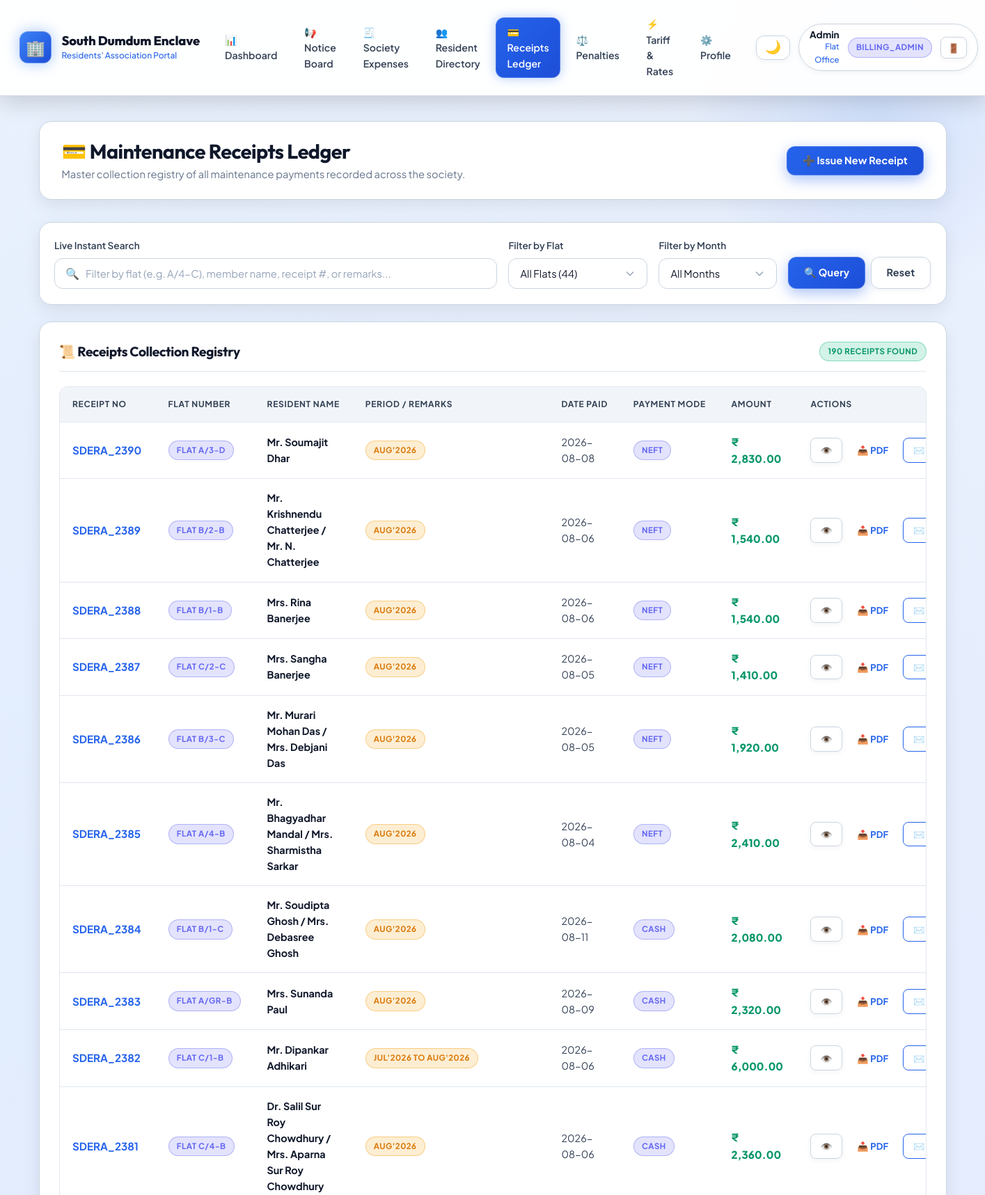
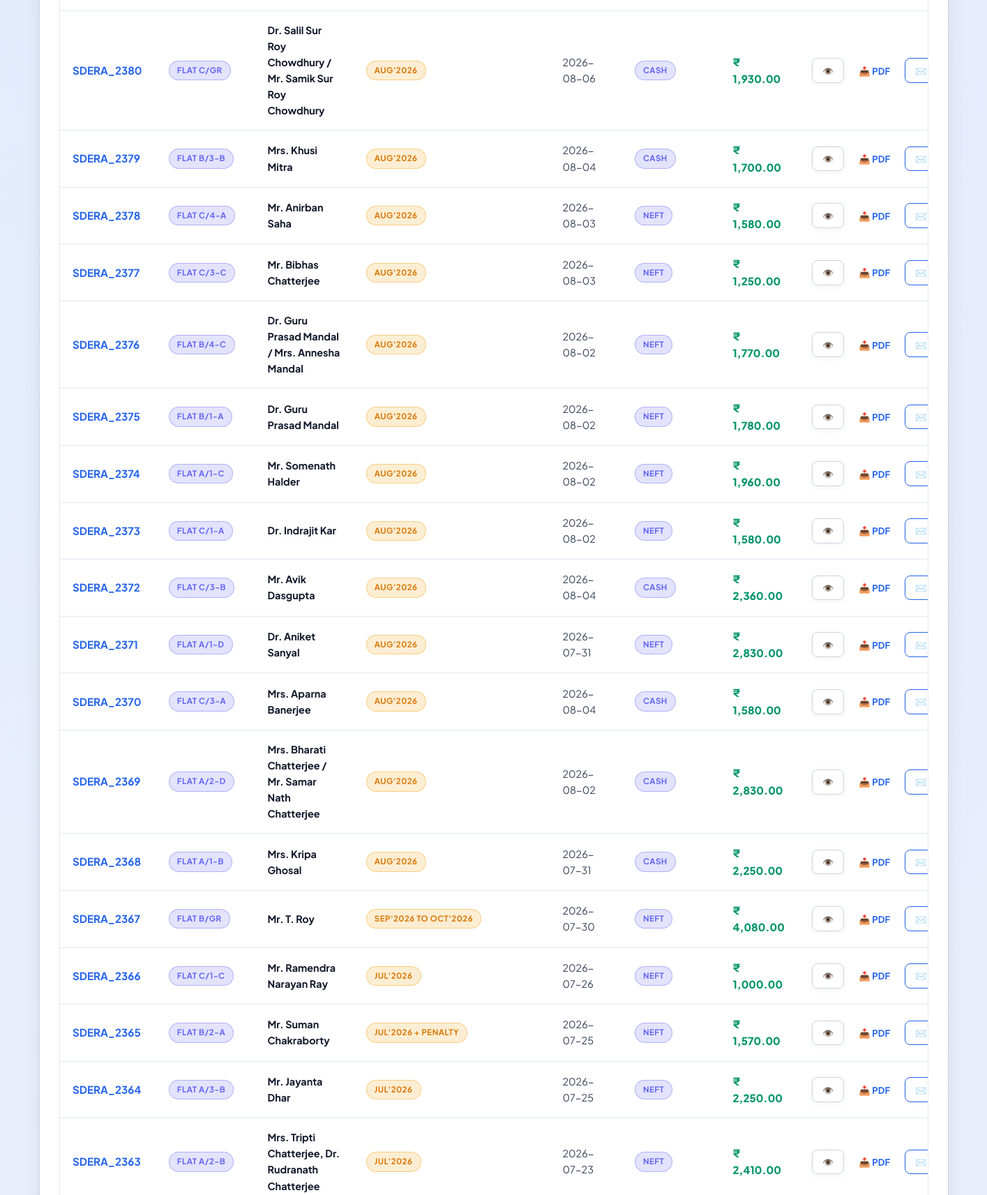
The app's page /admin/receipts (signed in, upper part) with its own data (2 pictures, top to bottom).
### tables this page shows
CREATE TABLE tbl_receipts (
    receipt_no INTEGER PRIMARY KEY,
    flat_no TEXT,
    member_name TEXT,
    amount REAL,
    pymnt_mode TEXT,
    subscription_type TEXT,
    remarks TEXT,
    payment_date TEXT,
    receipt_date TEXT,
    coverage_start TEXT,
    coverage_end TEXT
);

### app.py (the view)
@app.route('/admin/receipts')
@roles_required('super_admin', 'billing_admin', 'president', 'secretary', 'treasurer', 'caretaker')
def admin_receipts():
    flat_filter = request.args.get('flat', '').strip()
    month_filter = request.args.get('month', '').strip()
    search_q = request.args.get('q', '').strip()
    query = "SELECT * FROM tbl_receipts WHERE 1=1"
    params = []
    if flat_filter:
        query += " AND flat_no = %s"
        params.append(flat_filter)
    if month_filter:
        query += " AND remarks LIKE %s"
        params.append(f"%{month_filter}%")
    if search_q:
        query += " AND (flat_no LIKE %s OR member_name LIKE %s OR remarks LIKE %s OR receipt_no = %s)"
        params.extend([f"%{search_q}%", f"%{search_q}%", f"%{search_q}%", search_q if search_q.isdigit() else 0])
    query += " ORDER BY receipt_no DESC"
    receipts = query_db(query, params)
    all_flats = query_db("SELECT flat_no, member_name FROM tbl_membership ORDER BY flat_no")
    return render_template(
        'admin_receipts.html',
        receipts=receipts,
        all_flats=all_flats,
        flat_filter=flat_filter,
        month_filter=month_filter,
        search_q=search_q
    )

### app.py (called while the page is built)
@app.after_request
def set_response_headers(response):
    if request.path.startswith('/static/'):
        response.headers['Cache-Control'] = 'public, max-age=0, must-revalidate'
    return response

@app.context_processor
def inject_globals():
    user = session.get('user')
    if not isinstance(user, dict):
        user = None
    is_admin = bool(user and (user.get('role') in ADMIN_ROLES or user.get('is_admin', False)))
    is_exec = bool(user and (user.get('role') in EXECUTIVE_ROLES or user.get('is_admin', False)))
    is_billing_admin = bool(user and (user.get('role') in {'super_admin', 'billing_admin'} or user.get('username') == 'admin'))
    return {
        'config': Config,
        'now': datetime.now(),
        'current_user': user,
        'is_admin': is_admin,
        'is_executive': is_exec,
        'is_billing_admin': is_billing_admin,
        'asset_version': '2.1.2'
    }

def roles_required(*allowed_roles):
    def decorator(f):
        @wraps(f)
        def decorated_function(*args, **kwargs):
            user = session.get('user')
            if not user or not isinstance(user, dict):
                session.pop('user', None)
                flash('Please log in to continue.', 'warning')
                return redirect(url_for('login', next=request.url))
            user_role = user.get('role', 'MEMBER')
            has_role = (user_role in allowed_roles) or (user_role == 'super_admin') or (user.get('username') == 'admin')
            if not has_role:
                flash('Access Denied: You do not have permission to view this resource.', 'danger')
                return redirect(url_for('dashboard'))
            return f(*args, **kwargs)
        return decorated_function
    return decorator

### database.py (called while the page is built, shortened)
def get_writable_sqlite_path():
    global _WRITABLE_SQLITE_PATH
    if _WRITABLE_SQLITE_PATH and os.path.exists(_WRITABLE_SQLITE_PATH):
        return _WRITABLE_SQLITE_PATH

def get_sqlite_connection():
    db_path = get_writable_sqlite_path()
    conn = sqlite3.connect(db_path)
    conn.row_factory = sqlite3.Row
    conn.create_function('DATE_FORMAT', 2, sqlite_date_format)
    return conn

def determine_engine():
    global _ENGINE_MODE
    if _ENGINE_MODE is not None:
        return _ENGINE_MODE

### templates/admin_receipts.html (shortened to what this page needs)
{% extends 'base.html' %}
{% block content %}
<div class="page-header">
    <div class="page-header-title">
        <h2>💳 Maintenance Receipts Ledger</h2>
        <p>Master collection registry of all maintenance payments recorded across the society.</p>
    </div>
    <div class="page-header-actions">
        <button type="button" class="btn btn-primary" onclick="openModal('createReceiptModal')">
            ➕ Issue New Receipt
        </button>
    </div>
</div>
<div class="card" style="margin-bottom: 1.5rem; padding: 1.35rem;">
    <form method="GET" action="{{ url_for('admin_receipts') }}" style="display: flex; gap: 1rem; align-items: flex-end; flex-wrap: wrap;">
        <div style="flex: 1; min-width: 220px;">
            <label class="form-label" for="liveReceiptSearch">Live Instant Search</label>
            <div class="live-search-box">
                <span class="search-icon">🔍</span>
                <input type="text" id="liveReceiptSearch" name="q" value="{{ search_q or '' }}" class="form-control" placeholder="Filter by flat (e.g. A/4-C), member name, receipt #, or remarks..." data-live-search="#adminReceiptsTable" data-search-counter="#rcptCountBadge" data-clear-btn="clearRcptSearch">
            </div>
        </div>
        <div style="width: 200px;">
            <label class="form-label" for="flat">Filter by Flat</label>
            <select id="flat" name="flat" class="form-select">
                <option value="">All Flats (44)</option>
            </select>
        </div>
        <div style="width: 170px;">
            <label class="form-label" for="month">Filter by Month</label>
            <select id="month" name="month" class="form-select">
                <option value="">All Months</option>
            </select>
        </div>
        <div style="display: flex; gap: 0.5rem;">
            <button type="submit" class="btn btn-primary">🔍 Query</button>
            <a href="{{ url_for('admin_receipts') }}" class="btn btn-secondary">Reset</a>
        </div>
    </form>
</div>
<div class="card">
    <div class="card-header">
        <h3 class="card-title">📜 Receipts Collection Registry</h3>
        <span id="rcptCountBadge" class="badge badge-success">{{ receipts|length }} Receipts Found</span>
    </div>
    <div class="table-container">
        <table class="custom-table" id="adminReceiptsTable">
            <thead>
                <tr>
                    <th>Receipt No</th>
                    <th>Flat Number</th>
                    <th>Resident Name</th>
                    <th>Period / Remarks</th>
                    <th>Date Paid</th>
                    <th>Payment Mode</th>
                    <th>Amount</th>
                    <th>Actions</th>
                </tr>
            </thead>
            <tbody>
                {% for r in receipts %}
                <tr>
                    <td>
                        <strong class="text-highlight-blue" style="font-size: 0.95rem;">SDERA_{{ r.receipt_no }}</strong>
                    </td>
                    <td>
                        <span class="badge badge-info">Flat {{ r.flat_no }}</span>
                    </td>
                    <td>
                        <strong class="text-main">{{ r.member_name }}</strong>
                    </td>
                    <td>
                        <span class="badge badge-warning">{{ r.remarks or 'Monthly' }}</span>
                    </td>
                    <td class="text-secondary">{{ r.payment_date or r.receipt_date }}</td>
                    <td>
                        <span class="badge badge-info">{{ r.pymnt_mode }}</span>
                    </td>
                    <td>
                        <strong class="text-amount-success" style="font-size: 0.95rem;">₹ {{ "{:,.2f}".format(r.amount) }}</strong>
                    </td>
                    <td>
                        <div style="display: flex; gap: 0.4rem;">
                            <a href="{{ url_for('view_receipt', receipt_no=r.receipt_no) }}" class="btn btn-sm btn-secondary" title="View Voucher">
                                👁️
                            </a>
                            <a href="{{ url_for('download_receipt_pdf', receipt_no=r.receipt_no) }}" class="btn btn-sm btn-outline-success" title="Download Official PDF" target="_blank" download>
                                📥 PDF
                            </a>
                            <button type="button" class="btn btn-sm btn-outline-primary" onclick="emailReceiptAjax({{ r.receipt_no }}, this)" title="Email Receipt to Resident">
                                ✉️
                            </button>
                        </div>
                    </td>
                </tr>
                {% else %}
                <tr>
                    <td colspan="8" style="text-align: center; color: var(--text-muted); padding: 2.5rem;">
                        No receipts match your search or filter criteria.
                    </td>
                </tr>
                {% endfor %}
            </tbody>
        </table>
    </div>
</div>
{% endblock %}

### templates/base.html (shortened to what this page needs)
<!DOCTYPE html>
<html lang="en">
<head>
    <link rel="stylesheet" href="{{ url_for('static', filename='css/style.css') }}?v=20260820_v9">
</head>
<body>
    <header class="navbar">
        <div class="navbar-container">
            <a href="{{ url_for('dashboard') if current_user else url_for('login') }}" class="brand-wrapper">
                <div class="brand-logo-badge">🏢</div>
                <div class="brand-info">
                    <h1>South Dumdum Enclave</h1>
                    <p>Residents' Association Portal</p>
                </div>
            </a>
            {% if current_user %}
            <nav class="navbar-nav-desktop">
                <ul class="nav-menu">
                    <li><a href="{{ url_for('dashboard') }}" class="nav-link {% if request.endpoint == 'dashboard' %}active{% endif %}">📊 Dashboard</a></li>
                    <li><a href="{{ url_for('notices_list') }}" class="nav-link {% if request.endpoint == 'notices_list' %}active{% endif %}">📢 Notice Board</a></li>
                    <li><a href="{{ url_for('expenses_list') }}" class="nav-link {% if request.endpoint == 'expenses_list' %}active{% endif %}">🧾 Society Expenses</a></li>
                    {% if is_admin %}
                    <li><a href="{{ url_for('admin_members') }}" class="nav-link {% if request.endpoint == 'admin_members' %}active{% endif %}">👥 Resident Directory</a></li>
                    <li><a href="{{ url_for('admin_receipts') }}" class="nav-link {% if request.endpoint == 'admin_receipts' %}active{% endif %}">💳 Receipts Ledger</a></li>
                    <li><a href="{{ url_for('admin_penalties') }}" class="nav-link {% if request.endpoint == 'admin_penalties' %}active{% endif %}">⚖️ Penalties</a></li>
                    {% endif %}
                    {% if is_billing_admin %}
                    <li><a href="{{ url_for('admin_billing_rates') }}" class="nav-link {% if request.endpoint in ['admin_billing_rates', 'admin_update_unit_rates'] %}active{% endif %}">⚡ Tariff &amp; Rates</a></li>
                    {% endif %}
                    <li><a href="{{ url_for('profile') }}" class="nav-link {% if request.endpoint == 'profile' %}active{% endif %}">⚙️ Profile</a></li>
                </ul>
            </nav>
            <div class="navbar-right">
                <button type="button" class="theme-toggle-btn" onclick="toggleSiteTheme(event)" aria-label="Toggle Light/Dark Theme" title="Toggle Theme">
                    <span class="theme-toggle-icon">☀️</span>
                </button>
                <div class="user-nav-badge navbar-nav-desktop">
                    <div class="user-nav-details">
                        <span class="user-name">{{ current_user.name }}</span>
                        <span class="user-sub">Flat {{ current_user.flat_no }}</span>
                    </div>
                    <span class="badge badge-{{ current_user.role|lower }}">{{ current_user.role }}</span>
                    <a href="{{ url_for('logout') }}" class="btn btn-sm btn-secondary" style="padding: 0.25rem 0.6rem;" title="Sign Out">🚪</a>
                </div>
            </div>
            {% endif %}
        </div>
    </header>
    <main class="main-wrapper">
        {% block content %}{% endblock %}
    </main>
</body>
</html>

### templates/base.html (style rules this page uses)
:root, [data-theme="dark"], html[data-theme="dark"], body[data-theme="dark"] { --font-heading: 'Outfit', -apple-system, BlinkMacSystemFont, 'Segoe UI', Roboto, sans-serif; --font-body: 'Plus Jakarta Sans', -apple-system, BlinkMacSystemFont, 'Segoe UI', Roboto, sans-serif; --primary-50: #eff6ff; --primary-100: #dbeafe; --primary-200: #bfdbfe; --primary-300: #93c5fd; --primary-400: #60a5fa; --primary-500: #3b82f6; --primary-600: #2563eb; --primary-700: #1d4ed8; --primary-800: #1e40af; --primary-900: #1e3a8a; --primary-950: #0f172a; --emerald-500: #10b981; --emerald-600: #059669; --emerald-700: #047857; --amber-500: #f59e0b; --amber-600: #d97706; --amber-700: #b45309; --rose-500: #f43f5e; --rose-600: #e11d48; --rose-700: #be123c; --slate-50: #f8fafc; --slate-100: #f1f5f9; --slate-200: #e2e8f0; --slate-300: #cbd5e1; --slate-400: #94a3b8; --slate-500: #64748b; --slate-600: #475569; --slate-700: #334155; --slate-800: #1e293b; --slate-900: #0f172a; --slate-950: #020617; --radius-sm: 8px; --radius-md: 12px; --radius-lg: 18px; --radius-xl: 26px; --radius-pill: 9999px; --theme-mode: 'dark'; --text-main: #ffffff; --text-secondary: #cbd5e1; --text-muted: #94a3b8; --text-heading: #ffffff; --bg-body: #070b14; --bg-gradient: radial-gradient(circle at 15% 15%, rgba(30, 58, 138, 0.35) 0%, transparent 45%), radial-gradient(circle at 85% 25%, rgba(126, 34, 206, 0.25) 0%, transparent 45%), radial-gradient(circle at 50% 85%, rgba(15, 23, 42, 0.9) 0%, transparent 60%), linear-gradient(180deg, #070b14 0%, #0b1329 50%, #030712 100%); --navbar-bg: rgba(10, 16, 31, 0.88); --navbar-border: rgba(255, 255, 255, 0.1); --surface-card: rgba(15, 23, 42, 0.82); --surface-card-hover: rgba(22, 33, 58, 0.9); --surface-border: rgba(255, 255, 255, 0.1); --surface-border-hover: rgba(59, 130, 246, 0.45); --table-th-bg: rgba(30, 41, 59, 0.88); --table-th-color: #cbd5e1; --table-td-color: #e2e8f0; --table-td-border: rgba(255, 255, 255, 0.06); --form-bg: rgba(15, 23, 42, 0.85); --form-border: rgba(255, 255, 255, 0.15); --form-text: #ffffff; }
:root[data-theme="light"], html[data-theme="light"], body[data-theme="light"], [data-theme="light"] { --theme-mode: 'light'; --text-main: #0f172a; --text-secondary: #334155; --text-muted: #64748b; --text-heading: #0f172a; --bg-body: #f8fafc; --bg-gradient: radial-gradient(circle at 15% 15%, rgba(219, 234, 254, 0.75) 0%, transparent 45%), radial-gradient(circle at 85% 25%, rgba(237, 233, 254, 0.75) 0%, transparent 45%), linear-gradient(180deg, #f8fafc 0%, #edf2f7 50%, #e2e8f0 100%); --navbar-bg: rgba(255, 255, 255, 0.94); --navbar-border: rgba(203, 213, 225, 0.9); --surface-card: #ffffff; --surface-card-hover: #ffffff; --surface-border: #cbd5e1; --surface-border-hover: #2563eb; --table-th-bg: #f1f5f9; --table-th-color: #334155; --table-td-color: #0f172a; --table-td-border: #e2e8f0; --form-bg: #ffffff; --form-border: #cbd5e1; --form-text: #0f172a; }

### records on screen
tbl_receipts: receipt_no "2390", flat_no "A/3-D", member_name "Mr. Soumajit Dhar", remarks "AUG'2026", payment_date "2026-08-08", pymnt_mode "NEFT", amount "2,830.00"
tbl_receipts: receipt_no "2389", flat_no "B/2-B", member_name "Mr. Krishnendu Chatterjee / Mr. N. Chatterjee", remarks "AUG'2026", payment_date "2026-08-06", pymnt_mode "NEFT", amount "1,540.00"
tbl_receipts: receipt_no "2388", flat_no "B/1-B", member_name "Mrs. Rina Banerjee", remarks "AUG'2026", payment_date "2026-08-06", pymnt_mode "NEFT", amount "1,540.00"
tbl_receipts: receipt_no "2387", flat_no "C/2-C", member_name "Mrs. Sangha Banerjee", remarks "AUG'2026", payment_date "2026-08-05", pymnt_mode "NEFT", amount "1,410.00"
tbl_receipts: receipt_no "2386", flat_no "B/3-C", member_name "Mr. Murari Mohan Das / Mrs. Debjani Das", remarks "AUG'2026", payment_date "2026-08-05", pymnt_mode "NEFT", amount "1,920.00"
tbl_receipts: receipt_no "2385", flat_no "A/4-B", member_name "Mr. Bhagyadhar Mandal / Mrs. Sharmistha Sarkar", remarks "AUG'2026", payment_date "2026-08-04", pymnt_mode "NEFT", amount "2,410.00"
tbl_receipts: receipt_no "2384", flat_no "B/1-C", member_name "Mr. Soudipta Ghosh / Mrs. Debasree Ghosh", remarks "AUG'2026", payment_date "2026-08-11", pymnt_mode "CASH", amount "2,080.00"
tbl_receipts: receipt_no "2383", flat_no "A/GR-B", member_name "Mrs. Sunanda Paul", remarks "AUG'2026", payment_date "2026-08-09", pymnt_mode "CASH", amount "2,320.00"
tbl_receipts: receipt_no "2382", flat_no "C/1-B", member_name "Mr. Dipankar Adhikari", remarks "JUL'2026 TO AUG'2026", payment_date "2026-08-06", pymnt_mode "CASH", amount "6,000.00"
tbl_receipts: receipt_no "2381", flat_no "C/4-B", member_name "Dr. Salil Sur Roy Chowdhury / Mrs. Aparna Sur Roy Chowdhury", remarks "AUG'2026", payment_date "2026-08-06", pymnt_mode "CASH", amount "2,360.00"
tbl_receipts: receipt_no "2380", flat_no "C/GR", member_name "Dr. Salil Sur Roy Chowdhury / Mr. Samik Sur Roy Chowdhury", remarks "AUG'2026", payment_date "2026-08-06", pymnt_mode "CASH", amount "1,930.00"
tbl_receipts: receipt_no "2379", flat_no "B/3-B", member_name "Mrs. Khusi Mitra", remarks "AUG'2026", payment_date "2026-08-04", pymnt_mode "CASH", amount "1,700.00"
tbl_receipts: receipt_no "2378", flat_no "C/4-A", member_name "Mr. Anirban Saha", remarks "AUG'2026", payment_date "2026-08-03", pymnt_mode "NEFT", amount "1,580.00"
tbl_receipts: receipt_no "2377", flat_no "C/3-C", member_name "Mr. Bibhas Chatterjee", remarks "AUG'2026", payment_date "2026-08-03", pymnt_mode "NEFT", amount "1,250.00"
tbl_receipts: receipt_no "2376", flat_no "B/4-C", member_name "Dr. Guru Prasad Mandal / Mrs. Annesha Mandal", remarks "AUG'2026", payment_date "2026-08-02", pymnt_mode "NEFT", amount "1,770.00"
tbl_receipts: receipt_no "2375", flat_no "B/1-A", member_name "Dr. Guru Prasad Mandal", remarks "AUG'2026", payment_date "2026-08-02", pymnt_mode "NEFT", amount "1,780.00"
tbl_receipts: receipt_no "2374", flat_no "A/1-C", member_name "Mr. Somenath Halder", remarks "AUG'2026", payment_date "2026-08-02", pymnt_mode "NEFT", amount "1,960.00"
tbl_receipts: receipt_no "2373", flat_no "C/1-A", member_name "Dr. Indrajit Kar", remarks "AUG'2026", payment_date "2026-08-02", pymnt_mode "NEFT", amount "1,580.00"
tbl_receipts: receipt_no "2372", flat_no "C/3-B", member_name "Mr. Avik Dasgupta", remarks "AUG'2026", payment_date "2026-08-04", pymnt_mode "CASH", amount "2,360.00"
tbl_receipts: receipt_no "2371", flat_no "A/1-D", member_name "Dr. Aniket Sanyal", remarks "AUG'2026", payment_date "2026-07-31", pymnt_mode "NEFT", amount "2,830.00"
tbl_receipts: receipt_no "2370", flat_no "C/3-A", member_name "Mrs. Aparna Banerjee", remarks "AUG'2026", payment_date "2026-08-04", pymnt_mode "CASH", amount "1,580.00"
tbl_receipts: receipt_no "2369", flat_no "A/2-D", member_name "Mrs. Bharati Chatterjee / Mr. Samar Nath Chatterjee", remarks "AUG'2026", payment_date "2026-08-02", pymnt_mode "CASH", amount "2,830.00"
tbl_receipts: receipt_no "2368", flat_no "A/1-B", member_name "Mrs. Kripa Ghosal", remarks "AUG'2026", payment_date "2026-07-31", pymnt_mode "CASH", amount "2,250.00"
tbl_receipts: receipt_no "2367", flat_no "B/GR", member_name "Mr. T. Roy", remarks "SEP'2026 TO OCT'2026", payment_date "2026-07-30", pymnt_mode "NEFT", amount "4,080.00"
tbl_receipts: receipt_no "2366", flat_no "C/1-C", member_name "Mr. Ramendra Narayan Ray", remarks "JUL'2026", payment_date "2026-07-26", pymnt_mode "NEFT", amount "1,000.00"
tbl_receipts: receipt_no "2365", flat_no "B/2-A", member_name "Mr. Suman Chakraborty", remarks "JUL'2026 + PENALTY", payment_date "2026-07-25", pymnt_mode "NEFT", amount "1,570.00"
tbl_receipts: receipt_no "2364", flat_no "A/3-B", member_name "Mr. Jayanta Dhar", remarks "JUL'2026", payment_date "2026-07-25", pymnt_mode "NEFT", amount "2,250.00"
tbl_receipts: receipt_no "2363", flat_no "A/2-B", member_name "Mrs. Tripti Chatterjee, Dr. Rudranath Chatterjee", remarks "JUL'2026", payment_date "2026-07-23", pymnt_mode "NEFT", amount "2,410.00"

### other values on screen
{{ current_user.name }} "Admin"
{{ current_user.flat_no }} "Office"
{{ current_user.role }} "BILLING_ADMIN"
{{ receipts|length }} "190"
